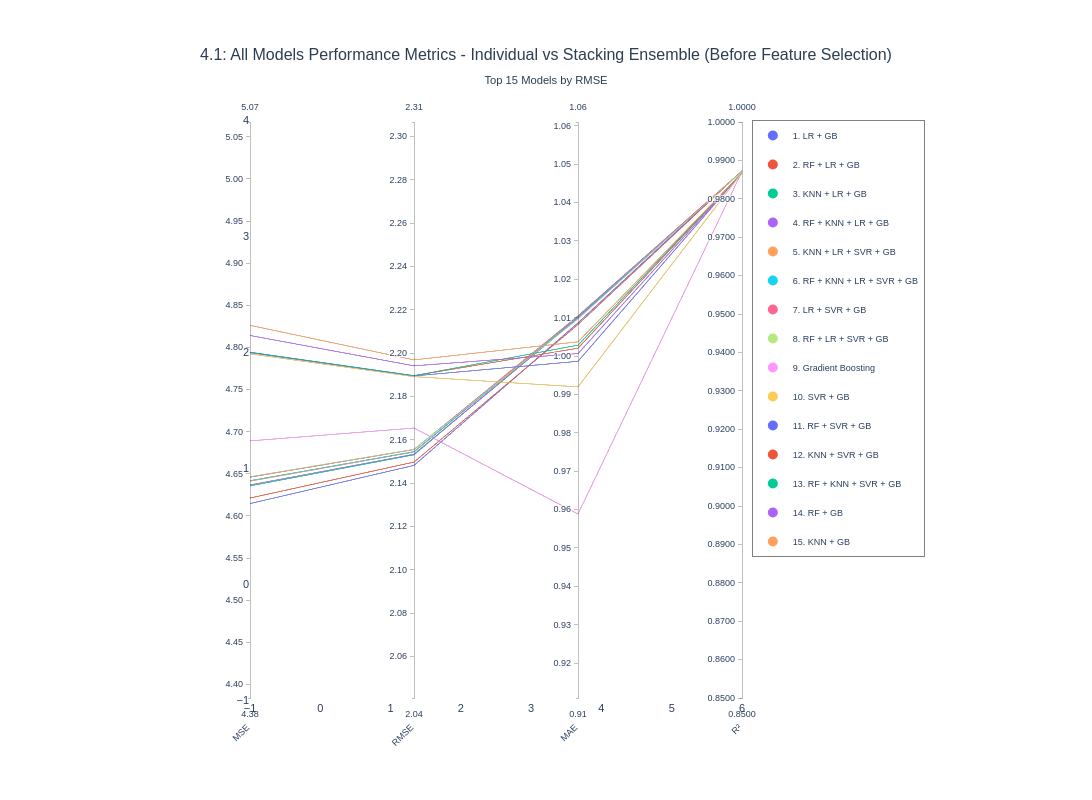

Notebook code for this chart:
### Code cell
def plot_parallel_coordinates_all_models(
    results_df, 
    y_test,
    rf_pred,
    gb_pred,
    lr_pred,
    knn_pred,
    svr_pred,
    title="All Models Performance Metrics",
    top_n=15
):
    df_plot = results_df.copy()
    
    individual_predictions = {
        'Random Forest': rf_pred,
        'Gradient Boosting': gb_pred,
        'Linear Regression': lr_pred,
        'K-Nearest Neighbors': knn_pred,
        'Support Vector Regression': svr_pred
    }
    
    individual_rows = []
    for model_name, predictions in individual_predictions.items():
        mse = mean_squared_error(y_test, predictions)
        rmse = np.sqrt(mse)
        mae = mean_absolute_error(y_test, predictions)
        r2 = r2_score(y_test, predictions)
        
        individual_rows.append({
            'Base Models': model_name,
            'Num Models': 1,
            'MSE': mse,
            'RMSE': rmse,
            'MAE': mae,
            'R2': r2
        })
    
    df_individual = pd.DataFrame(individual_rows)
    df_plot = pd.concat([df_individual, df_plot], ignore_index=True)
    df_plot = df_plot.nsmallest(top_n, 'RMSE').reset_index(drop=True)
    
    import plotly.express as px
    colors = px.colors.qualitative.Plotly
    n_models = len(df_plot)
    color_mapping = [colors[i % len(colors)] for i in range(n_models)]
    
    fig = go.Figure(data=
        go.Parcoords(
            line=dict(
                color=list(range(n_models)),
                colorscale=[[i/(n_models-1), color_mapping[i]] for i in range(n_models)],
                showscale=False
            ),
            dimensions=[
                dict(
                    range=[df_plot['MSE'].min() * 0.95, df_plot['MSE'].max() * 1.05],
                    label='MSE',
                    values=df_plot['MSE'].tolist(),
                    tickformat='.2f'
                ),
                dict(
                    range=[df_plot['RMSE'].min() * 0.95, df_plot['RMSE'].max() * 1.05],
                    label='RMSE',
                    values=df_plot['RMSE'].tolist(),
                    tickformat='.2f'
                ),
                dict(
                    range=[df_plot['MAE'].min() * 0.95, df_plot['MAE'].max() * 1.05],
                    label='MAE',
                    values=df_plot['MAE'].tolist(),
                    tickformat='.2f'
                ),
                dict(
                    range=[0.85, 1.0],
                    label='R²',
                    values=df_plot['R2'].tolist(),
                    tickformat='.4f'
                )
            ],
            labelangle=-45,
            labelside='bottom'
        )
    )
    
    fig.update_layout(
        title=dict(
            text=f"{title}<br><sub>Top {top_n} Models by RMSE</sub>",
            font=dict(size=16, family='Arial, sans-serif', color='#2c3e50'),
            x=0.5,
            xanchor='center'
        ),
        plot_bgcolor='white',
        paper_bgcolor='white',
        font=dict(size=11, family='Arial, sans-serif'),
        height=800,
        width=1400,
        margin=dict(l=250, r=350, t=120, b=100),
        hovermode='closest',
        showlegend=True,
        legend=dict(
            orientation="v",
            yanchor="top",
            y=1.0,
            xanchor="left",
            x=1.02,
            bgcolor="rgba(255, 255, 255, 0.95)",
            bordercolor="gray",
            borderwidth=1,
            font=dict(size=9)
        ),
        xaxis=dict(showgrid=False),
        yaxis=dict(showgrid=False)
    )
    
    for i, row in df_plot.iterrows():
        fig.add_trace(go.Scatter(
            x=[None], y=[None],
            mode='markers',
            marker=dict(size=10, color=color_mapping[i]),
            legendgroup=row['Base Models'],
            showlegend=True,
            name=f"{i+1}. {row['Base Models'][:30]}",
            hovertemplate=f"<b>{row['Base Models']}</b><br>" +
                         f"Num Models: {int(row['Num Models'])}<br>" +
                         f"MSE: {row['MSE']:.4f}<br>" +
                         f"RMSE: {row['RMSE']:.4f}<br>" +
                         f"MAE: {row['MAE']:.4f}<br>" +
                         f"R²: {row['R2']:.4f}<br>" +
                         "<extra></extra>"
        ))
    
    return fig

fig_all_models_41 = plot_parallel_coordinates_all_models(
    results_df=results_df,
    y_test=y_test,
    rf_pred=rf_pred,
    gb_pred=gb_pred,
    lr_pred=lr_pred,
    knn_pred=knn_pred,
    svr_pred=svr_pred,
    title="4.1: All Models Performance Metrics - Individual vs Stacking Ensemble (Before Feature Selection)",
    top_n=15
)

fig_all_models_41.show()

### Figure 1 — Plotly figure (JSON) as saved in the notebook; plotly's stock layout.template omitted (floating-point values rounded to 4 significant figures)
{"data": [{"dimensions": [{"label": "MSE", "range": [4.384, 5.068], "tickformat": ".2f", "values": [4.615, 4.621, 4.636, 4.637, 4.641, 4.642, 4.646, 4.647, 4.689, 4.792, 4.794, 4.794, 4.794, 4.814, 4.826]}, {"label": "RMSE", "range": [2.041, 2.307], "tickformat": ".2f", "values": [2.148, 2.15, 2.153, 2.153, 2.154, 2.155, 2.155, 2.156, 2.165, 2.189, 2.189, 2.19, 2.19, 2.194, 2.197]}, {"label": "MAE", "range": [0.9109, 1.061], "tickformat": ".2f", "values": [1.009, 1.008, 1.01, 1.01, 1.01, 1.01, 1.01, 1.01, 0.9589, 0.992, 0.9986, 1.002, 1.003, 1.001, 1.004]}, {"label": "R²", "range": [0.85, 1], "tickformat": ".4f", "values": [0.9873, 0.9873, 0.9872, 0.9872, 0.9872, 0.9872, 0.9872, 0.9872, 0.9871, 0.9868, 0.9868, 0.9868, 0.9868, 0.9867, 0.9867]}], "labelangle": -45, "labelside": "bottom", "line": {"color": [0, 1, 2, 3, 4, 5, 6, 7, 8, 9, 10, 11, 12, 13, 14], "colorscale": [[0, "#636EFA"], [0.07143, "#EF553B"], [0.1429, "#00CC96"], [0.2143, "#AB63FA"], [0.2857, "#FFA15A"], [0.3571, "#19D3F3"], [0.4286, "#FF6692"], [0.5, "#B6E880"], [0.5714, "#FF97FF"], [0.6429, "#FECB52"], [0.7143, "#636EFA"], [0.7857, "#EF553B"], [0.8571, "#00CC96"], [0.9286, "#AB63FA"], [1, "#FFA15A"]], "showscale": false}, "type": "parcoords"}, {"hovertemplate": "<b>LR + GB</b><br>Num Models: 2<br>MSE: 4.6146<br>RMSE: 2.1482<br>MAE: 1.0086<br>R²: 0.9873<br><extra></extra>", "legendgroup": "LR + GB", "marker": {"color": "#636EFA", "size": 10}, "mode": "markers", "name": "1. LR + GB", "showlegend": true, "type": "scatter", "x": [null], "y": [null]}, {"hovertemplate": "<b>RF + LR + GB</b><br>Num Models: 3<br>MSE: 4.6212<br>RMSE: 2.1497<br>MAE: 1.0082<br>R²: 0.9873<br><extra></extra>", "legendgroup": "RF + LR + GB", "marker": {"color": "#EF553B", "size": 10}, "mode": "markers", "name": "2. RF + LR + GB", "showlegend": true, "type": "scatter", "x": [null], "y": [null]}, {"hovertemplate": "<b>KNN + LR + GB</b><br>Num Models: 3<br>MSE: 4.6357<br>RMSE: 2.1531<br>MAE: 1.0102<br>R²: 0.9872<br><extra></extra>", "legendgroup": "KNN + LR + GB", "marker": {"color": "#00CC96", "size": 10}, "mode": "markers", "name": "3. KNN + LR + GB", "showlegend": true, "type": "scatter", "x": [null], "y": [null]}, {"hovertemplate": "<b>RF + KNN + LR + GB</b><br>Num Models: 4<br>MSE: 4.6368<br>RMSE: 2.1533<br>MAE: 1.0099<br>R²: 0.9872<br><extra></extra>", "legendgroup": "RF + KNN + LR + GB", "marker": {"color": "#AB63FA", "size": 10}, "mode": "markers", "name": "4. RF + KNN + LR + GB", "showlegend": true, "type": "scatter", "x": [null], "y": [null]}, {"hovertemplate": "<b>KNN + LR + SVR + GB</b><br>Num Models: 4<br>MSE: 4.6412<br>RMSE: 2.1544<br>MAE: 1.0105<br>R²: 0.9872<br><extra></extra>", "legendgroup": "KNN + LR + SVR + GB", "marker": {"color": "#FFA15A", "size": 10}, "mode": "markers", "name": "5. KNN + LR + SVR + GB", "showlegend": true, "type": "scatter", "x": [null], "y": [null]}, {"hovertemplate": "<b>RF + KNN + LR + SVR + GB</b><br>Num Models: 5<br>MSE: 4.6419<br>RMSE: 2.1545<br>MAE: 1.0101<br>R²: 0.9872<br><extra></extra>", "legendgroup": "RF + KNN + LR + SVR + GB", "marker": {"color": "#19D3F3", "size": 10}, "mode": "markers", "name": "6. RF + KNN + LR + SVR + GB", "showlegend": true, "type": "scatter", "x": [null], "y": [null]}, {"hovertemplate": "<b>LR + SVR + GB</b><br>Num Models: 3<br>MSE: 4.6461<br>RMSE: 2.1555<br>MAE: 1.0104<br>R²: 0.9872<br><extra></extra>", "legendgroup": "LR + SVR + GB", "marker": {"color": "#FF6692", "size": 10}, "mode": "markers", "name": "7. LR + SVR + GB", "showlegend": true, "type": "scatter", "x": [null], "y": [null]}, {"hovertemplate": "<b>RF + LR + SVR + GB</b><br>Num Models: 4<br>MSE: 4.6465<br>RMSE: 2.1556<br>MAE: 1.0097<br>R²: 0.9872<br><extra></extra>", "legendgroup": "RF + LR + SVR + GB", "marker": {"color": "#B6E880", "size": 10}, "mode": "markers", "name": "8. RF + LR + SVR + GB", "showlegend": true, "type": "scatter", "x": [null], "y": [null]}, {"hovertemplate": "<b>Gradient Boosting</b><br>Num Models: 1<br>MSE: 4.6891<br>RMSE: 2.1654<br>MAE: 0.9589<br>R²: 0.9871<br><extra></extra>", "legendgroup": "Gradient Boosting", "marker": {"color": "#FF97FF", "size": 10}, "mode": "markers", "name": "9. Gradient Boosting", "showlegend": true, "type": "scatter", "x": [null], "y": [null]}, {"hovertemplate": "<b>SVR + GB</b><br>Num Models: 2<br>MSE: 4.7924<br>RMSE: 2.1892<br>MAE: 0.9920<br>R²: 0.9868<br><extra></extra>", "legendgroup": "SVR + GB", "marker": {"color": "#FECB52", "size": 10}, "mode": "markers", "name": "10. SVR + GB", "showlegend": true, "type": "scatter", "x": [null], "y": [null]}, {"hovertemplate": "<b>RF + SVR + GB</b><br>Num Models: 3<br>MSE: 4.7938<br>RMSE: 2.1895<br>MAE: 0.9986<br>R²: 0.9868<br><extra></extra>", "legendgroup": "RF + SVR + GB", "marker": {"color": "#636EFA", "size": 10}, "mode": "markers", "name": "11. RF + SVR + GB", "showlegend": true, "type": "scatter", "x": [null], "y": [null]}, {"hovertemplate": "<b>KNN + SVR + GB</b><br>Num Models: 3<br>MSE: 4.7943<br>RMSE: 2.1896<br>MAE: 1.0020<br>R²: 0.9868<br><extra></extra>", "legendgroup": "KNN + SVR + GB", "marker": {"color": "#EF553B", "size": 10}, "mode": "markers", "name": "12. KNN + SVR + GB", "showlegend": true, "type": "scatter", "x": [null], "y": [null]}, {"hovertemplate": "<b>RF + KNN + SVR + GB</b><br>Num Models: 4<br>MSE: 4.7943<br>RMSE: 2.1896<br>MAE: 1.0028<br>R²: 0.9868<br><extra></extra>", "legendgroup": "RF + KNN + SVR + GB", "marker": {"color": "#00CC96", "size": 10}, "mode": "markers", "name": "13. RF + KNN + SVR + GB", "showlegend": true, "type": "scatter", "x": [null], "y": [null]}, {"hovertemplate": "<b>RF + GB</b><br>Num Models: 2<br>MSE: 4.8142<br>RMSE: 2.1941<br>MAE: 1.0006<br>R²: 0.9867<br><extra></extra>", "legendgroup": "RF + GB", "marker": {"color": "#AB63FA", "size": 10}, "mode": "markers", "name": "14. RF + GB", "showlegend": true, "type": "scatter", "x": [null], "y": [null]}, {"hovertemplate": "<b>KNN + GB</b><br>Num Models: 2<br>MSE: 4.8263<br>RMSE: 2.1969<br>MAE: 1.0037<br>R²: 0.9867<br><extra></extra>", "legendgroup": "KNN + GB", "marker": {"color": "#FFA15A", "size": 10}, "mode": "markers", "name": "15. KNN + GB", "showlegend": true, "type": "scatter", "x": [null], "y": [null]}], "layout": {"font": {"family": "Arial, sans-serif", "size": 11}, "height": 800, "hovermode": "closest", "legend": {"bgcolor": "rgba(255, 255, 255, 0.95)", "bordercolor": "gray", "borderwidth": 1, "font": {"size": 9}, "orientation": "v", "x": 1.02, "xanchor": "left", "y": 1, "yanchor": "top"}, "margin": {"b": 100, "l": 250, "r": 350, "t": 120}, "paper_bgcolor": "white", "plot_bgcolor": "white", "showlegend": true, "title": {"font": {"color": "#2c3e50", "family": "Arial, sans-serif", "size": 16}, "text": "4.1: All Models Performance Metrics - Individual vs Stacking Ensemble (Before Feature Selection)<br><sub>Top 15 Models by RMSE</sub>", "x": 0.5, "xanchor": "center"}, "width": 1400, "xaxis": {"showgrid": false}, "yaxis": {"showgrid": false}}}
